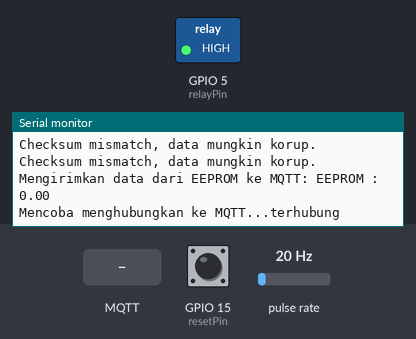
Simulated run of this sketch. Board: ESP32. Parts: switched loads named in the sketch (green lamp = pin HIGH), the last lines printed to the serial monitor. Wiring (inferred from the names in the program): pulse sensor: data GPIO 34. Inputs (shaded band) come from the test bench; at power-on: GPIO 15 (resetPin) HIGH, pulse rate 20 Hz. WiFi joins after 1.5 s; servers stay silent unless stated; EEPROM starts erased; no MQTT or app messages arrive unless stated.

Above: at 2.7 s.
2.8 s: GPIO 15 (resetPin) pulled LOW for 0.15 s
At 3.3 s:
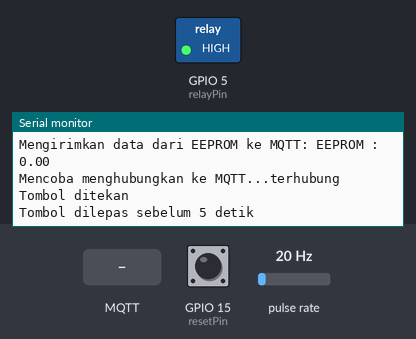
4.4 s: MQTT message "reset data" arrives on the first subscribed topic
At 5.2 s:
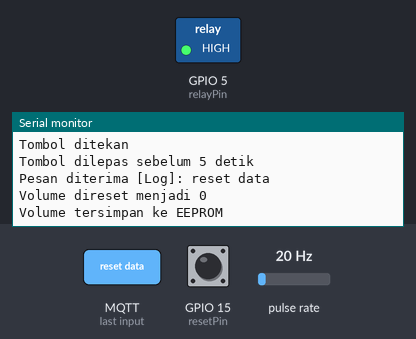
5.9 s: MQTT message "Log" arrives on the first subscribed topic
At 6.2 s:
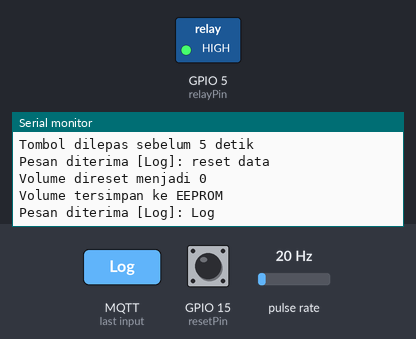
8.0 s: MQTT message "1" arrives on the first subscribed topic
At 9.0 s:
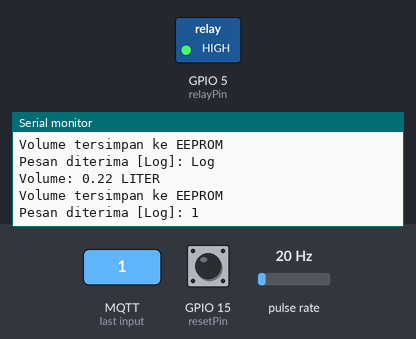

Measured:
- after the input at 2.8 s, the serial monitor: prints a new line at once (image 1)
- after the input at 4.4 s, the serial monitor: prints a new line at once (image 2)
- after the input at 5.9 s, the serial monitor: prints a new line at once (image 3)
- after the input at 8.0 s, the serial monitor: prints a new line at once (image 4)

The sketch:

Smart-meter.ino
```cpp
#include <WiFi.h>
#include <PubSubClient.h>
#include <EEPROM.h>
#include <WiFiManager.h>
#include <ArduinoJson.h>

// Broker MQTT
const char* mqtt_server = "rmq2.pptik.id";
const int mqtt_port = 1883;
const char* mqtt_username = "/smart-meter:smart-meter";
const char* mqtt_password = "MkeF65py";
const char* mqtt_clientid = "esp32_client";

// GUID
const char* device_guid = "725a76fd-6d7c-9475-6431-499e432d2d0a";

WiFiClient espClient;
PubSubClient client(espClient);

volatile int flow_frequency; // Mengukur pulsa sensor aliran
float vol = 0.0; // Volume total
unsigned char flowsensor = 34; // Input Sensor
unsigned long currentTime;
unsigned long cloopTime;
float volume_per_pulse = 0.00222;

const char* reset_topic = "Log";
const char* feedback_topic = "feedback";

#define EEPROM_SIZE 512
#define VOLUME_ADDR 0
#define CHECKSUM_ADDR (VOLUME_ADDR + sizeof(float))

const int resetPin = 15; // Pin untuk pushbutton
const int relayPin = 5; // Pin untuk relay (D5)
unsigned long buttonPressTime = 0;
bool buttonPressed = false;

void IRAM_ATTR flow() {
  flow_frequency++;
}

void setup_wifi() {
  WiFi.mode(WIFI_STA);
  Serial.begin(115200);
  WiFiManager wm;
  bool res;

  res = wm.autoConnect("SMART-METER", "12345678"); // AP dengan password

  if (!res) {
    Serial.println("Failed to connect");
  } else {
    Serial.println("connected...yeey :)");
  }

  delay(10);
  while (WiFi.status() != WL_CONNECTED) {
    delay(500);
    Serial.print(".");
  }

  Serial.println("");
  Serial.println("WiFi connected");
  Serial.println("IP address: ");
  Serial.println(WiFi.localIP());
}

void callback(char* topic, byte* payload, unsigned int length) {
  String incomingMessage;
  for (unsigned int i = 0; i < length; i++) {
    incomingMessage += (char)payload[i];
  }
  Serial.print("Pesan diterima [");
  Serial.print(topic);
  Serial.print("]: ");
  Serial.println(incomingMessage);

  if (String(topic) == reset_topic && incomingMessage == "reset data") {
    vol = 0.0;
    Serial.println("Volume direset menjadi 0");
    client.publish(feedback_topic, "Reset berhasil", true);

    saveVolumeToEEPROM();
  }

  // Kontrol relay berdasarkan pesan MQTT
  if (String(topic) == "Log" && incomingMessage.startsWith(device_guid)) {
    int value = incomingMessage.substring(37).toInt(); // Ekstraksi nilai dari pesan (diasumsikan device_guid panjangnya 37 karakter)
    if (value == 1) {
      digitalWrite(relayPin, LOW); // Matikan relay
      Serial.println("Relay dimatikan");
    } else if (value == 0) {
      digitalWrite(relayPin, HIGH); // Nyalakan relay
      Serial.println("Relay dinyalakan");
    }
  }
}

void reconnect() {
  while (!client.connected()) {
    Serial.print("Mencoba menghubungkan ke MQTT...");
    if (client.connect(mqtt_clientid, mqtt_username, mqtt_password)) {
      Serial.println("terhubung");
      client.subscribe(reset_topic);
      client.subscribe("Log");
    } else {
      Serial.print("gagal, rc=");
      Serial.print(client.state());
      Serial.println(" coba lagi dalam 5 detik");
      delay(5000);
    }
  }
}

uint8_t calculateChecksum(float volume) {
  uint8_t* p = (uint8_t*)&volume;
  uint8_t checksum = 0;
  for (int i = 0; i < sizeof(float); i++) {
    checksum ^= p[i];
  }
  return checksum;
}

void saveVolumeToEEPROM() {
  EEPROM.put(VOLUME_ADDR, vol);
  uint8_t checksum = calculateChecksum(vol);
  EEPROM.put(CHECKSUM_ADDR, checksum);
  EEPROM.commit();
  Serial.println("Volume tersimpan ke EEPROM");
}

bool readVolumeFromEEPROM() {
  float storedVolume;
  uint8_t storedChecksum, calculatedChecksum;
  EEPROM.get(VOLUME_ADDR, storedVolume);
  EEPROM.get(CHECKSUM_ADDR, storedChecksum);
  calculatedChecksum = calculateChecksum(storedVolume);

  if (storedChecksum == calculatedChecksum) {
    vol = storedVolume;
    Serial.print("Volume tersimpan di EEPROM: ");
    Serial.println(storedVolume);
    return true;
  } else {
    Serial.println("Checksum mismatch, data mungkin korup.");
    return false;
  }
}

void sendVolumeFromEEPROM() {
  readVolumeFromEEPROM(); // Pastikan nilai terbaru dibaca dari EEPROM
  String message = "EEPROM : " + String(vol);
  char mqtt_topic[70];
  snprintf(mqtt_topic, sizeof(mqtt_topic), "Log");
  client.publish(mqtt_topic, message.c_str(), true);
  Serial.print("Mengirimkan data dari EEPROM ke MQTT: ");
  Serial.println(message);
}

void checkResetButton() {
  if (digitalRead(resetPin) == LOW) {
    if (!buttonPressed) {
      buttonPressed = true;
      buttonPressTime = millis();
      Serial.println("Tombol ditekan");
    } else {
      if (millis() - buttonPressTime >= 5000) {
        Serial.println("Mereset pengaturan WiFi");
        WiFiManager wm;
        wm.resetSettings();
        ESP.restart();
      }
    }
  } else {
    if (buttonPressed) {
      Serial.println("Tombol dilepas sebelum 5 detik");
    }
    buttonPressed = false;
  }
}

void setup() {
  Serial.begin(115200);
  EEPROM.begin(EEPROM_SIZE);

  WiFi.mode(WIFI_STA);
  setup_wifi();
  client.setServer(mqtt_server, mqtt_port);
  client.setCallback(callback);

  pinMode(flowsensor, INPUT);
  digitalWrite(flowsensor, HIGH);

  pinMode(relayPin, OUTPUT); // Inisialisasi pin relay sebagai output
  digitalWrite(relayPin, HIGH); // Matikan relay saat boot

  attachInterrupt(digitalPinToInterrupt(flowsensor), flow, RISING);
  currentTime = millis();
  cloopTime = currentTime;
  pinMode(resetPin, INPUT_PULLUP);

  if (!readVolumeFromEEPROM()) {
    vol = 0.0; // Jika data di EEPROM rusak, reset volume ke 0
  }
  sendVolumeFromEEPROM();
}
void loop() {
  if (!client.connected()) {
    reconnect();
  }
  client.loop();

  currentTime = millis();
  if (currentTime >= (cloopTime + 5000)) {
    cloopTime = currentTime;
    if (flow_frequency != 0) {
      vol += (flow_frequency * volume_per_pulse);
      Serial.print("Volume: ");
      Serial.print(vol);
      Serial.println(" LITER");

      // Membuat objek JSON
      StaticJsonDocument<200> jsonDocument;
      jsonDocument["guidDevice"] = device_guid;

      // Konversi nilai volume ke string dengan 2 desimal
      char volumeString[10];
      dtostrf(vol, 1, 2, volumeString);
      jsonDocument["Volume"] = volumeString;

      // Serialize objek JSON ke string
      char jsonBuffer[512];
      serializeJson(jsonDocument, jsonBuffer);

      // Publish pesan MQTT dengan objek JSON sebagai payload
      client.publish("Log", jsonBuffer, true);

      flow_frequency = 0;

      saveVolumeToEEPROM(); // Simpan volume yang diperbarui ke EEPROM
    } else {
      Serial.println("Volume: 0 LITER");
    }
  }

  checkResetButton();
}
```
